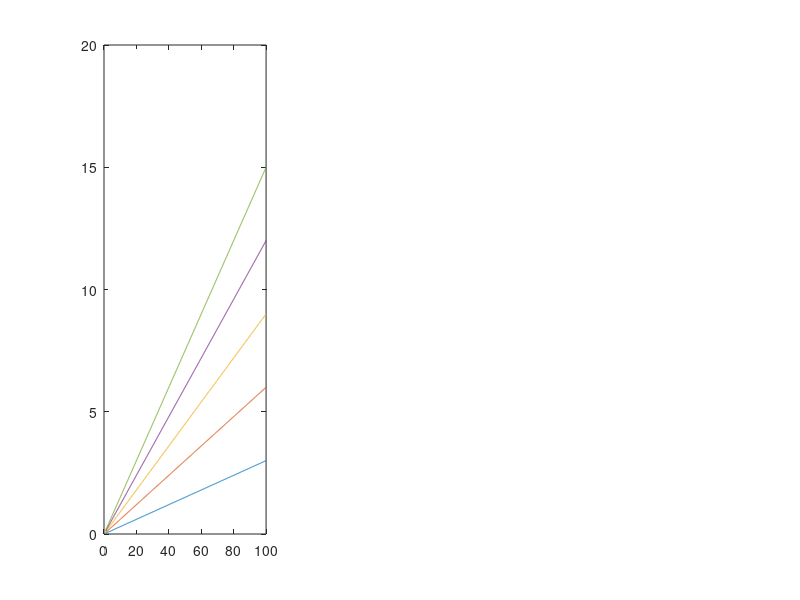

Write MATLAB code to recreate this figure. (Note: this script raises an error after producing the figure.)
% Probando cosas
clear, clc, close all

% Define colors
outer_space_crayola = [40, 61, 59]/255;
skoleboff = [25, 114, 120]/255;
morning_blue = [131, 168, 166]/255;
champagne_pink = [237, 221, 212]/255;
new_york_pink = [217, 145, 133]/255;
international_orange_golden = [196, 69, 54]/255;
liver_organ = [119, 46, 37]/255;

% Define physic variables
N = 1:1:5; % Numero de vueltas del polipasto
l = 1:0.1:100; % cm de longitud del hilo
h = 0:1:12; % Numero de hilos del actuador
n = 3; % My number of turns

s = zeros(length(N), length(l)); % Displacement
F_max = zeros(length(N), length(h)); % Force
F_rec = zeros(length(N), length(h)); % Force

% Define graphic variables
color_plot_s = zeros(length(N), 3);
color_plot_F = zeros(length(h), 3);

%% GET DATA
% Displacement
for i=1:length(N) 
    s(i,:) = 0.03*i*l;
    if i == 1
        color_plot_s(i,:) = skoleboff(1,:);
    elseif i == n
        color_plot_s(i,:) = international_orange_golden(1,:);
    else
        color_plot_s(i,:) = champagne_pink(1,:);
    end
end

% Maximum Force
for i=1:length(N) 
    F_max(i,:) = 1.3*h./i;
    if i == 1
        color_plot_F(i,:) = skoleboff(1,:);
    elseif i == n
        color_plot_F(i,:) = international_orange_golden(1,:);
    else
        color_plot_F(i,:) = champagne_pink(1,:);
    end
end

% Minimum Force
for i=1:length(N) 
    F_rec(i,:) = 0.512*h.*i;
    if i == 1
        color_plot_F(i,:) = skoleboff(1,:);
    elseif i == n
        color_plot_F(i,:) = international_orange_golden(1,:);
    else
        color_plot_F(i,:) = champagne_pink(1,:);
    end
end

%% PLOTS 
fig_w = 25;
fig_h = 13;
fig_pos = [10 5 fig_w fig_h];
pdf_size = [fig_w+0.25 fig_h+0.25];

% Displacement
disp_plot = figure('Name','A','NumberTitle','off', 'Color', 'white', 'Units','centimeters', 'Position', fig_pos);
disp_sp = subplot(1,3,1); 
plot(l,s)
colororder(color_plot_s)
title('\fontsize{18} \bf Displacement')
xlabel('\fontsize{16}SMA wire length')
ylabel('\fontsize{16}cm')
legend('N=1','N=2','N=3','N=4','N=5','Location','northwest')
grid off
xlim([0, l(end)])

% Force max
force_max_sb = subplot(1,3,2);
plot(h,F_max)
colororder(color_plot_F)
title('\fontsize{18} \bf Maximum Force')
xlabel('\fontsize{16}Number of SMA wires')
ylabel('\fontsize{16}kg')
legend('N=1','N=2','N=3','N=4','N=5','Location','northwest')
grid off
xlim([0, h(end)])

% Force rec
force_rec_sb = subplot(1,3,3);
plot(h,F_rec)
colororder(color_plot_F)
title('\fontsize{18} \bf Recovery Force')
xlabel('\fontsize{16}Number of SMA wires')
ylabel('\fontsize{16}kg')
legend('N=1','N=2','N=3','N=4','N=5','Location','northwest')
grid off
xlim([0, h(end)])
